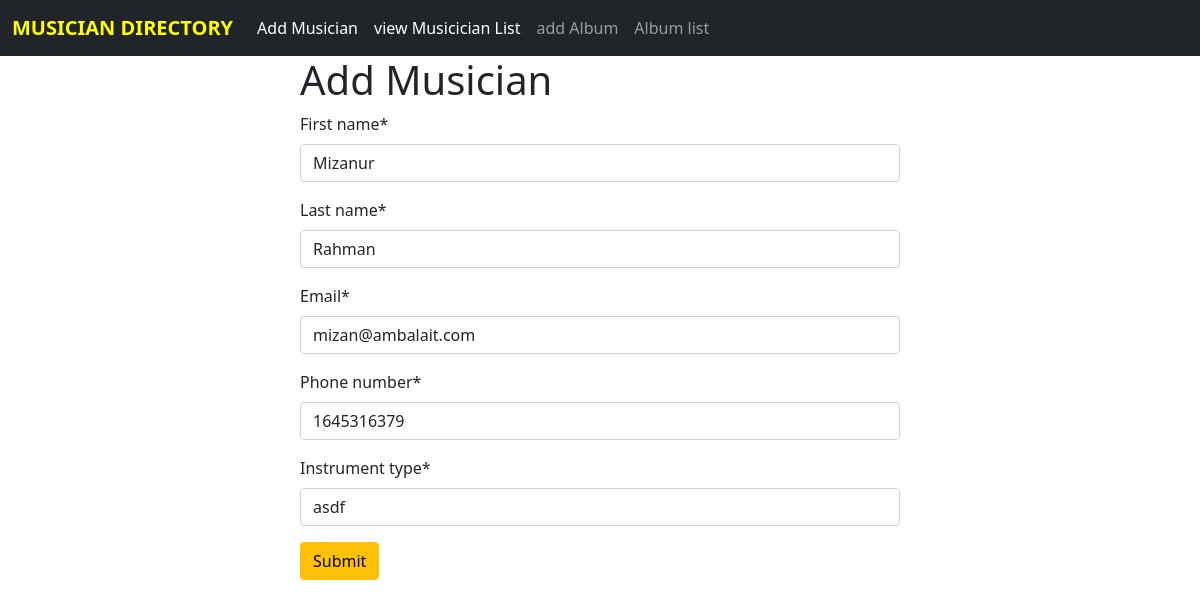
Before: /musician/editMusician/1 with the older database file.
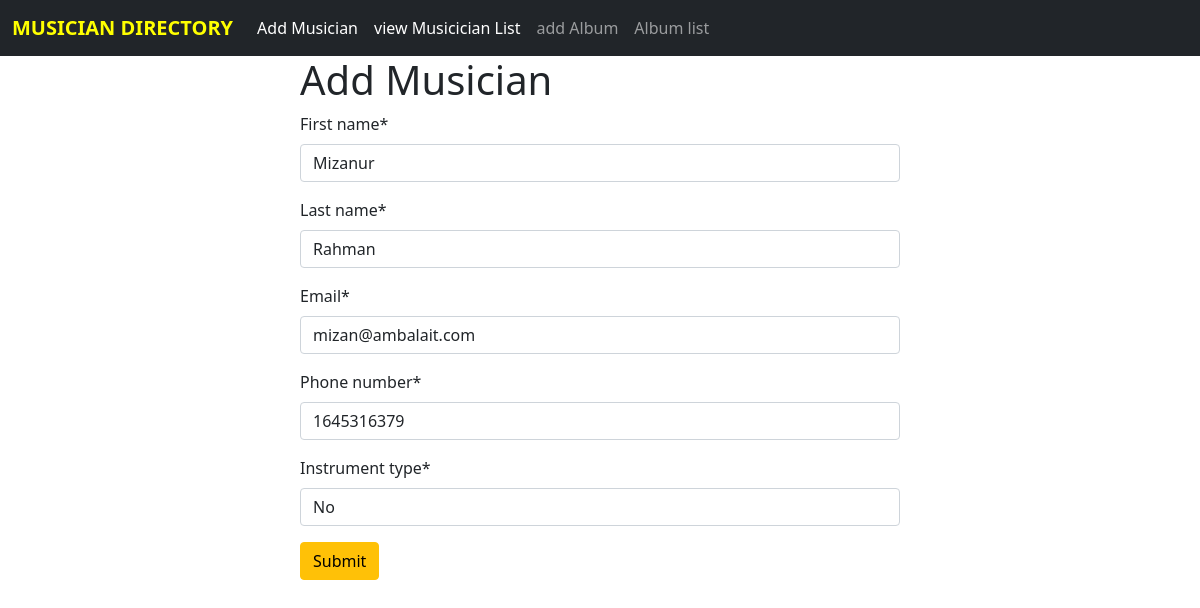
After: the same page with the newer database file.
### musician/models.py (models this page shows, shortened)
class MusicianModel(models.Model):
  first_name= models.CharField(max_length=250)
  last_name = models.CharField(max_length=250)
  email = models.EmailField()
  phone_number = models.IntegerField()
  instrument_type= models.CharField(max_length=250)

### musician/views.py (the view)
# urls.py: path('editMusician/<int:id>', views.editMusician, name='editMusician'),
def editMusician(request, id):
    musician = get_object_or_404(MusicianModel, pk=id)
    if request.method == 'POST':
        form = MusicianForm(request.POST, instance=musician)
        if form.is_valid():
            form.save()
            return redirect('view_musician_list')
    else:
        form = MusicianForm(instance=musician)
    return render(request, 'musician/add_musician.html', {'form': form})

### musician/forms.py
class MusicianForm(forms.ModelForm):
  class Meta:
    model = MusicianModel
    fields = "__all__"

### musician/templates/musician/add_musician.html (shortened to what this page needs)
{% extends 'layouts/appLayout.html' %}
{%  load crispy_forms_tags %}
{% block content %}
<form style="width:50% ; margin : auto" method="post">
    <h1>Add Musician</h1>
{{form | crispy}}
<button class="btn btn-warning">Submit</button>
</form>
{% endblock %}

Changed rows visible on the page:
changed MusicianModel "Mizanur": instrument_type "asdf" → "No"
